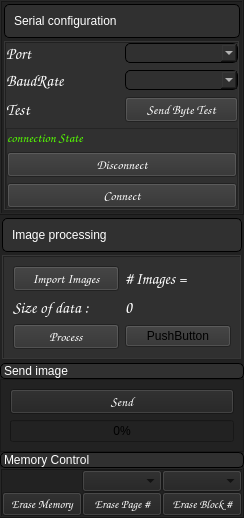
         <widget class="QFrame" name="frame_2">
          <property name="styleSheet">
           <string notr="true">background-color: rgb(34, 34, 34);</string>
          </property>
          <property name="frameShape">
           <enum>QFrame::NoFrame</enum>
          </property>
          <property name="frameShadow">
           <enum>QFrame::Raised</enum>
          </property>
          <layout class="QVBoxLayout" name="verticalLayout_3">
           <property name="spacing">
            <number>1</number>
           </property>
           <property name="leftMargin">
            <number>0</number>
           </property>
           <property name="topMargin">
            <number>0</number>
           </property>
           <property name="rightMargin">
            <number>0</number>
           </property>
           <property name="bottomMargin">
            <number>0</number>
           </property>
           <item>
            <widget class="QFrame" name="frame_3">
             <property name="frameShape">
              <enum>QFrame::Box</enum>
             </property>
             <property name="frameShadow">
              <enum>QFrame::Raised</enum>
             </property>
             <layout class="QVBoxLayout" name="verticalLayout_4" stretch="1,5">
              <property name="spacing">
               <number>3</number>
              </property>
              <property name="leftMargin">
               <number>2</number>
              </property>
              <property name="topMargin">
               <number>2</number>
              </property>
              <property name="rightMargin">
               <number>2</number>
              </property>
              <property name="bottomMargin">
               <number>2</number>
              </property>
              <item>
               <widget class="QFrame" name="frame_10">
                <property name="styleSheet">
                 <string notr="true">border: 1px solid black;
border-radius: 5px;
background-color: rgb(48, 48, 48);</string>
                </property>
                <property name="frameShape">
                 <enum>QFrame::Box</enum>
                </property>
                <property name="frameShadow">
                 <enum>QFrame::Raised</enum>
                </property>
                <layout class="QHBoxLayout" name="horizontalLayout_10">
                 <item>
                  <widget class="QLabel" name="label">
                   <property name="styleSheet">
                    <string notr="true">border: none;
background-color: rgb(48, 48, 48);
font: 12pt &quot;Comic Sans MS&quot;;
color: rgb(255, 255, 255);</string>
                   </property>
                   <property name="text">
                    <string>Serial configuration</string>
                   </property>
                  </widget>
                 </item>
                 <item>
                  <widget class="QLabel" name="label_5">
                   <property name="maximumSize">
                    <size>
                     <width>40</width>
                     <height>40</height>
                    </size>
                   </property>
                   <property name="styleSheet">
                    <string notr="true">border: none;
background-color: rgb(48, 48, 48);</string>
                   </property>
                   <property name="frameShape">
                    <enum>QFrame::Box</enum>
                   </property>
                   <property name="frameShadow">
                    <enum>QFrame::Raised</enum>
                   </property>
                   <property name="text">
                    <string/>
                   </property>
                   <property name="pixmap">
                    <pixmap resource="Icons/Icons.qrc">:/Resources/No_connection.svg</pixmap>
                   </property>
                   <property name="scaledContents">
                    <bool>true</bool>
                   </property>
                  </widget>
                 </item>
                </layout>
               </widget>
              </item>
              <item>
               <widget class="QFrame" name="frame_6">
                <property name="styleSheet">
                 <string notr="true">background-color: rgb(48, 48, 48);</string>
                </property>
                <property name="frameShape">
                 <enum>QFrame::Box</enum>
                </property>
                <property name="frameShadow">
                 <enum>QFrame::Raised</enum>
                </property>
                <layout class="QVBoxLayout" name="verticalLayout_7" stretch="4,3">
                 <property name="leftMargin">
                  <number>0</number>
                 </property>
                 <property name="topMargin">
                  <number>0</number>
                 </property>
                 <property name="rightMargin">
                  <number>0</number>
                 </property>
                 <property name="bottomMargin">
                  <number>0</number>
                 </property>
                 <item>
                  <layout class="QGridLayout" name="gridLayout_4">
                   <item row="1" column="0">
                    <widget class="QLabel" name="Baud_Rate_Label">
                     <property name="font">
                      <font>
                       <family>Comic Sans MS</family>
                       <pointsize>12</pointsize>
                      </font>
                     </property>
                     <property name="styleSheet">
                      <string notr="true">border: none;
color: rgb(255, 255, 255);</string>
                     </property>
                     <property name="text">
                      <string>BaudRate</string>
                     </property>
                    </widget>
                   </item>
                   <item row="2" column="1">
                    <widget class="QPushButton" name="Send_Test_Button">
                     <property name="font">
                      <font>
                       <family>Comic Sans MS</family>
                       <pointsize>10</pointsize>
                      </font>
                     </property>
                     <property name="styleSheet">
                      <string notr="true">background-color: rgb(48, 48, 48);
color: rgb(255, 255, 255);</string>
                     </property>
                     <property name="text">
                      <string>Send Byte Test</string>
                     </property>
                    </widget>
                   </item>
                   <item row="2" column="0">
                    <widget class="QLabel" name="Test_Label_Communication">
                     <property name="font">
                      <font>
                       <family>Comic Sans MS</family>
                       <pointsize>12</pointsize>
                      </font>
                     </property>
                     <property name="styleSheet">
                      <string notr="true">border: none;
color: rgb(255, 255, 255);</string>
                     </property>
                     <property name="text">
                      <string>Test</string>
                     </property>
                    </widget>
                   </item>
                   <item row="0" column="0">
                    <widget class="QLabel" name="Port_Label">
                     <property name="font">
                      <font>
                       <family>Comic Sans MS</family>
                       <pointsize>12</pointsize>
                      </font>
                     </property>
                     <property name="styleSheet">
                      <string notr="true">border: none;
color: rgb(255, 255, 255);</string>
                     </property>
                     <property name="text">
                      <string>Port</string>
                     </property>
                    </widget>
                   </item>
                   <item row="1" column="1">
                    <widget class="QComboBox" name="ComboBox_BaudRate">
                     <property name="font">
                      <font>
                       <family>Comic Sans MS</family>
                      </font>
                     </property>
                     <property name="styleSheet">
                      <string notr="true">border: 1px solid black;
border-radius: 5px;
color: rgb(255, 255, 255);</string>
                     </property>
                     <property name="maxVisibleItems">
                      <number>7</number>
                     </property>
                    </widget>
                   </item>
                   <item row="0" column="1">
                    <widget class="QComboBox" name="ComboBox_Port">
                     <property name="font">
                      <font>
                       <family>Comic Sans MS</family>
                      </font>
                     </property>
                     <property name="styleSheet">
                      <string notr="true">border: 1px solid black;
border-radius: 5px;
color: rgb(255, 255, 255);</string>
                     </property>
                     <property name="editable">
                      <bool>false</bool>
                     </property>
                     <property name="maxVisibleItems">
                      <number>7</number>
                     </property>
                    </widget>
                   </item>
                  </layout>
                 </item>
                 <item>
                  <widget class="QFrame" name="frame_12">
                   <property name="frameShape">
                    <enum>QFrame::StyledPanel</enum>
                   </property>
                   <property name="frameShadow">
                    <enum>QFrame::Raised</enum>
                   </property>
                   <layout class="QVBoxLayout" name="verticalLayout_8">
                    <property name="leftMargin">
                     <number>0</number>
                    </property>
                    <property name="topMargin">
                     <number>0</number>
                    </property>
                    <property name="rightMargin">
                     <number>0</number>
                    </property>
                    <property name="bottomMargin">
                     <number>0</number>
                    </property>
                    <item>
                     <widget class="QLabel" name="Serial_Informmation">
                      <property name="font">
                       <font>
                        <family>Comic Sans MS</family>
                        <pointsize>10</pointsize>
                       </font>
                      </property>
                      <property name="styleSheet">
                       <string notr="true">color: rgb(255, 255, 255);
color: rgb(85, 255, 0);</string>
                      </property>
                      <property name="text">
                       <string>connection State</string>
                      </property>
                     </widget>
                    </item>
                    <item>
                     <widget class="QPushButton" name="Disconnect_serial">
                      <property name="font">
                       <font>
                        <family>Comic Sans MS</family>
                        <pointsize>10</pointsize>
                       </font>
                      </property>
                      <property name="styleSheet">
                       <string notr="true">color: rgb(255, 255, 255);</string>
                      </property>
                      <property name="text">
                       <string>Disconnect</string>
                      </property>
                     </widget>
                    </item>
                    <item>
                     <widget class="QPushButton" name="Connect_Serial">
                      <property name="font">
                       <font>
                        <family>Comic Sans MS</family>
                        <pointsize>10</pointsize>
                       </font>
                      </property>
                      <property name="styleSheet">
                       <string notr="true">color: rgb(255, 255, 255);</string>
                      </property>
                      <property name="text">
                       <string>Connect</string>
                      </property>
                     </widget>
                    </item>
                   </layout>
                  </widget>
                 </item>
                </layout>
               </widget>
              </item>
             </layout>
            </widget>
           </item>
           <item>
            <widget class="QFrame" name="frame">
             <property name="frameShape">
              <enum>QFrame::NoFrame</enum>
             </property>
             <property name="frameShadow">
              <enum>QFrame::Raised</enum>
             </property>
             <layout class="QVBoxLayout" name="verticalLayout_6" stretch="1,6">
              <property name="spacing">
               <number>3</number>
              </property>
              <property name="leftMargin">
               <number>2</number>
              </property>
              <property name="topMargin">
               <number>2</number>
              </property>
              <property name="rightMargin">
               <number>2</number>
              </property>
              <property name="bottomMargin">
               <number>2</number>
              </property>
              <item>
               <widget class="QFrame" name="frame_11">
                <property name="styleSheet">
                 <string notr="true">border: 1px solid black;
border-radius: 5px;
background-color: rgb(48, 48, 48);
font: 12pt &quot;Comic Sans MS&quot;;
color: rgb(255, 255, 255);</string>
                </property>
                <property name="frameShape">
                 <enum>QFrame::StyledPanel</enum>
                </property>
                <property name="frameShadow">
                 <enum>QFrame::Raised</enum>
                </property>
                <layout class="QHBoxLayout" name="horizontalLayout_12">
                 <item>
                  <widget class="QLabel" name="label_7">
                   <property name="styleSheet">
                    <string notr="true">border: none;
</string>
                   </property>
                   <property name="text">
                    <string>Image processing</string>
                   </property>
                  </widget>
                 </item>
                 <item>
                  <widget class="QLabel" name="label_8">
                   <property name="maximumSize">
                    <size>
                     <width>40</width>
                     <height>40</height>
                    </size>
                   </property>
                   <property name="styleSheet">
                    <string notr="true">border: none;</string>
                   </property>
                   <property name="text">
                    <string/>
                   </property>
                   <property name="pixmap">
                    <pixmap resource="Icons/Icons.qrc">:/Resources/process.svg</pixmap>
                   </property>
                   <property name="scaledContents">
                    <bool>true</bool>
                   </property>
                  </widget>
                 </item>
                </layout>
               </widget>
              </item>
              <item>
               <widget class="QFrame" name="frame_8">
                <property name="styleSheet">
                 <string notr="true">background-color: rgb(48, 48, 48);</string>
                </property>
                <property name="frameShape">
                 <enum>QFrame::Box</enum>
                </property>
                <property name="frameShadow">
                 <enum>QFrame::Raised</enum>
                </property>
                <layout class="QGridLayout" name="gridLayout_3">
                 <item row="0" column="1">
                  <widget class="QLabel" name="numimage_label">
                   <property name="font">
                    <font>
                     <family>Comic Sans MS</family>
                     <pointsize>12</pointsize>
                    </font>
                   </property>
                   <property name="styleSheet">
                    <string notr="true">color: rgb(255, 255, 255);</string>
                   </property>
                   <property name="text">
                    <string># Images = </string>
                   </property>
                  </widget>
                 </item>
                 <item row="0" column="0">
                  <layout class="QGridLayout" name="gridLayout_2">
                   <item row="0" column="0">
                    <widget class="QPushButton" name="Import_Image_button">
                     <property name="font">
                      <font>
                       <family>Comic Sans MS</family>
                       <pointsize>10</pointsize>
                      </font>
                     </property>
                     <property name="styleSheet">
                      <string notr="true">color: rgb(255, 255, 255);</string>
                     </property>
                     <property name="text">
                      <string>Import Images</string>
                     </property>
                    </widget>
                   </item>
                  </layout>
                 </item>
                 <item row="1" column="0">
                  <widget class="QLabel" name="label_6">
                   <property name="font">
                    <font>
                     <family>Comic Sans MS</family>
                     <pointsize>12</pointsize>
                    </font>
                   </property>
                   <property name="styleSheet">
                    <string notr="true">color: rgb(255, 255, 255);</string>
                   </property>
                   <property name="text">
                    <string>Size of data :</string>
                   </property>
                  </widget>
                 </item>
                 <item row="1" column="1">
                  <widget class="QLabel" name="SizaData_label">
                   <property name="font">
                    <font>
                     <family>Comic Sans MS</family>
                     <pointsize>12</pointsize>
                    </font>
                   </property>
                   <property name="styleSheet">
                    <string notr="true">color: rgb(255, 255, 255);</string>
                   </property>
                   <property name="text">
                    <string>0</string>
                   </property>
                  </widget>
                 </item>
                 <item row="2" column="0">
                  <widget class="QPushButton" name="ProcessImg_button">
                   <property name="font">
                    <font>
                     <family>Comic Sans MS</family>
                     <pointsize>10</pointsize>
                    </font>
                   </property>
                   <property name="styleSheet">
                    <string notr="true">color: rgb(255, 255, 255);</string>
                   </property>
                   <property name="text">
                    <string>Process</string>
                   </property>
                  </widget>
                 </item>
                 <item row="2" column="1">
                  <widget class="QPushButton" name="pushButton_2">
                   <property name="text">
                    <string>PushButton</string>
                   </property>
                  </widget>
                 </item>
                </layout>
               </widget>
              </item>
             </layout>
            </widget>
           </item>
           <item>
            <widget class="QFrame" name="frame_5">
             <property name="frameShape">
              <enum>QFrame::NoFrame</enum>
             </property>
             <property name="frameShadow">
              <enum>QFrame::Raised</enum>
             </property>
             <layout class="QVBoxLayout" name="verticalLayout_5" stretch="2,2,2,2">
              <property name="spacing">
               <number>0</number>
              </property>
              <property name="leftMargin">
               <number>0</number>
              </property>
              <property name="topMargin">
               <number>0</number>
              </property>
              <property name="rightMargin">
               <number>0</number>
              </property>
              <property name="bottomMargin">
               <number>0</number>
              </property>
              <item>
               <widget class="QLabel" name="label_3">
                <property name="styleSheet">
                 <string notr="true">border: 1px solid black;
border-radius: 5px;
background-color: rgb(48, 48, 48);
font: 12pt &quot;Comic Sans MS&quot;;
color: rgb(255, 255, 255);</string>
                </property>
                <property name="frameShape">
                 <enum>QFrame::Box</enum>
                </property>
                <property name="text">
                 <string>Send image</string>
                </property>
               </widget>
              </item>
              <item>
               <widget class="QFrame" name="frame_13">
                <property name="frameShape">
                 <enum>QFrame::StyledPanel</enum>
                </property>
                <property name="frameShadow">
                 <enum>QFrame::Raised</enum>
                </property>
                <layout class="QVBoxLayout" name="verticalLayout_9">
                 <item>
                  <widget class="QPushButton" name="Send_Image">
                   <property name="font">
                    <font>
                     <family>Comic Sans MS</family>
                     <pointsize>10</pointsize>
                    </font>
                   </property>
                   <property name="styleSheet">
                    <string notr="true">color: rgb(255, 255, 255);</string>
                   </property>
                   <property name="text">
                    <string>Send</string>
                   </property>
                  </widget>
                 </item>
                 <item>
                  <widget class="QProgressBar" name="progressBar">
                   <property name="value">
                    <number>0</number>
                   </property>
                  </widget>
                 </item>
                </layout>
               </widget>
              </item>
              <item>
               <widget class="QLabel" name="label_2">
                <property name="styleSheet">
                 <string notr="true">border: 1px solid black;
border-radius: 5px;
background-color: rgb(48, 48, 48);
font: 12pt &quot;Comic Sans MS&quot;;
color: rgb(255, 255, 255);</string>
                </property>
                <property name="text">
                 <string>Memory Control</string>
                </property>
               </widget>
              </item>
              <item>
               <widget class="QFrame" name="frame_9">
                <property name="styleSheet">
                 <string notr="true"/>
                </property>
                <property name="frameShape">
                 <enum>QFrame::Box</enum>
                </property>
                <property name="frameShadow">
                 <enum>QFrame::Raised</enum>
                </property>
                <layout class="QHBoxLayout" name="horizontalLayout_13">
                 <property name="spacing">
                  <number>0</number>
                 </property>
                 <property name="leftMargin">
                  <number>0</number>
                 </property>
                 <property name="topMargin">
                  <number>0</number>
                 </property>
                 <property name="rightMargin">
                  <number>0</number>
                 </property>
                 <property name="bottomMargin">
                  <number>0</number>
                 </property>
                 <item>
                  <layout class="QGridLayout" name="gridLayout_5">
                   <item row="0" column="0">
                    <widget class="QLabel" name="label_9">
                     <property name="text">
                      <string/>
                     </property>
                    </widget>
                   </item>
                   <item row="0" column="2">
                    <widget class="QComboBox" name="comboBox"/>
                   </item>
                   <item row="1" column="0">
                    <widget class="QPushButton" name="pushButton_3">
                     <property name="font">
                      <font>
                       <family>Comic Sans MS</family>
                       <pointsize>9</pointsize>
                      </font>
                     </property>
                     <property name="styleSheet">
                      <string notr="true">color: rgb(255, 255, 255);</string>
                     </property>
                     <property name="text">
                      <string>Erase Memory</string>
                     </property>
                    </widget>
                   </item>
                   <item row="1" column="1">
                    <widget class="QPushButton" name="pushButton_4">
                     <property name="font">
                      <font>
                       <family>Comic Sans MS</family>
                       <pointsize>9</pointsize>
                      </font>
                     </property>
                     <property name="styleSheet">
                      <string notr="true">color: rgb(255, 255, 255);</string>
                     </property>
                     <property name="text">
                      <string>Erase Page #</string>
                     </property>
                    </widget>
                   </item>
                   <item row="1" column="2">
                    <widget class="QPushButton" name="pushButton_5">
                     <property name="font">
                      <font>
                       <family>Comic Sans MS</family>
                       <pointsize>9</pointsize>
                      </font>
                     </property>
                     <property name="styleSheet">
                      <string notr="true">color: rgb(255, 255, 255);</string>
                     </property>
                     <property name="text">
                      <string>Erase Block #</string>
                     </property>
                    </widget>
                   </item>
                   <item row="0" column="1">
                    <widget class="QComboBox" name="comboBox_2"/>
                   </item>
                  </layout>
                 </item>
                </layout>
               </widget>
              </item>
             </layout>
            </widget>
           </item>
          </layout>
         </widget>
